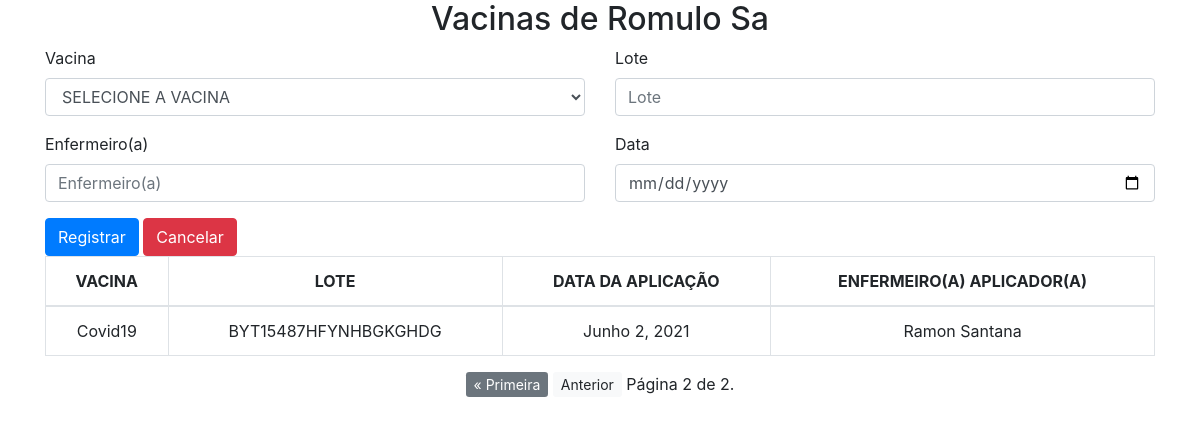
/vacinacao/1?page=2, run on the app's committed database.
### core/models.py (models this page shows, shortened)
class Crianca(models.Model):
    nome = models.CharField(
        max_length=50
        )
    cpf = models.CharField(
        max_length=11,
        unique=True
        )
    def __str__(self):
        return self.nome

class Vacinacao(models.Model):
    lote = models.CharField(
        max_length=20
        )
    data = models.DateField()
    enfermeiro = models.CharField(
        max_length=50
    )
    crianca = models.ForeignKey(
        Crianca,
        on_delete=models.CASCADE
        )
    vacina = models.ForeignKey(
        Vacina,
        on_delete=models.CASCADE
    )

class Vacina(models.Model):
    nome = models.CharField(
        max_length=50
        )
    descricao = models.TextField()
    fabricante = models.CharField(
        max_length=20
        )
    def __str__(self):
        return f'{self.nome} | {self.fabricante}'

### core/views.py (the view)
# urls.py: path('vacinacao/<str:id>', vacinacao_index, name='vacinacao_index')
def vacinacao_index(request, id):
    crianca = CriancaDAO.find_one(id)
    form = VacinacaoForm(request.POST or None)
    vacinas = VacinaDAO.find_all()
    if form.is_valid():
        form.save()
        return redirect('vacinacao_index', id=id)
    lista_vacinacao = CriancaDAO.get_vacincas(id)
    paginator = Paginator(lista_vacinacao, 10)
    page_number = request.GET.get('page')
    page_obj = paginator.get_page(page_number)
    return render(
        request,
        'vacinacao/index.html',
        {
            'page_obj': page_obj,
            'form': form,
            'crianca': crianca,
            'vacinas': vacinas
        }
        )

### core/forms.py
class VacinacaoForm(forms.ModelForm):
    class Meta:
        model = Vacinacao
        fields = '__all__'

### core/dao.py (called while the page is built)
    @staticmethod
    def find_one(id):
        crianca = get_object_or_404(Crianca, pk=id)
        return crianca

    @staticmethod
    def get_vacincas(id):
        crianca = __class__.find_one(id)
        vacinas = crianca.vacinacao_set.order_by('-data').all()
        return vacinas

    @staticmethod
    def find_all():
        vacinas = get_list_or_404(Vacina)
        return vacinas

### core/templates/vacinacao/index.html (shortened to what this page needs)
<!DOCTYPE html>
<html lang="pt-br">
<head>
</head>
<body class="container">
    {% load bootstrap4 %}
    {% bootstrap_css %}
    <div class="row justify-content-center" style="text-align: center;">
        <div class="col">
            <h2> Vacinas de {{ crianca.nome }} </h2>
        </div>
    </div>
    <form method="POST">
        <div class="row">
            <div class="col form-group">
                <label for="id_vacina" class="form-label">Vacina</label>
                <select name="vacina" class="form-control" title required id="id_vacina">
                    <option value="" selected>SELECIONE A VACINA</option>
                </select>
            </div>
            <div class="col form-group">
                <label for="id_lote">Lote</label>
                <input type="text" name="lote" maxlength="20" class="form-control" placeholder="Lote" title required
                    id="id_lote">
            </div>
        </div>
        <div class="row">
            <div class="col form-group">
                <label for="id_enfermeiro">Enfermeiro(a)</label>
                <input type="text" name="enfermeiro" maxlength="50" class="form-control" placeholder="Enfermeiro(a)"
                    title required id="id_enfermeiro">
            </div>
            <div class="col form-group">
                <label for="id_data">Data</label>
                <input type="date" name="data" class="form-control" placeholder="Data" title required id="id_data">
            </div>
        </div>
        {% buttons %}
        {% bootstrap_button "Registrar" button_type="submit" button_class="btn-primary" %}
        {% bootstrap_button "Cancelar" button_type="reset" button_class="btn-danger" %}
        {% endbuttons %}
    </form>
    <div class="row">
        <div class="col">
            <table class="table table-bordered text-center">
                <thead>
                    <th>VACINA</th>
                    <th>LOTE</th>
                    <th>DATA DA APLICAÇÃO</th>
                    <th>ENFERMEIRO(A) APLICADOR(A)</th>
                </thead>
                <tbody>
                    {% for v in page_obj %}
                        <tr>
                            <td>{{ v.vacina.nome }}</td>
                            <td>{{ v.lote }}</td>
                            <td>{{ v.data }}</td>
                            <td>{{ v.enfermeiro }}</td>
                        </tr>
                    {% endfor %}
                </tbody>
            </table>
        </div>
    </div>
    <div class="row text-center">
        <div class="col">
            <span class="step-links">
                {% if page_obj.has_previous %}
                    <a href="?page=1" class="btn-sm btn-secondary">&laquo; Primeira</a>
                    <a href="?page={{ page_obj.previous_page_number }}" class="btn-sm btn-light">Anterior</a>
                {% endif %}
                <span class="current">
                    Página {{ page_obj.number }} de {{ page_obj.paginator.num_pages }}.
                </span>
            </span>
        </div>
    </div>
</body>
</html>

### data on the page
Crianca: nome "Romulo Sa"
Vacinacao: vacina.nome "Covid19", lote "BYT15487HFYNHBGKGHDG", data "Junho 2, 2021", enfermeiro "Ramon Santana"

### other printed values
{{ page_obj.number }} "2"
{{ page_obj.paginator.num_pages }} "2"
